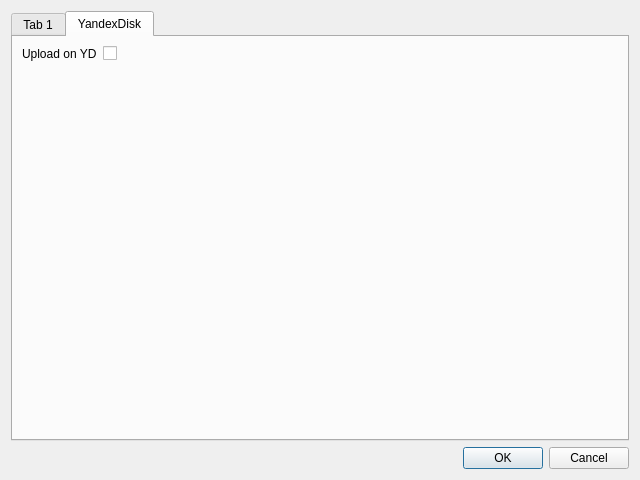
<?xml version="1.0" encoding="UTF-8"?>
<ui version="4.0">
 <class>backupTask</class>
 <widget class="QDialog" name="backupTask">
  <property name="geometry">
   <rect>
    <x>0</x>
    <y>0</y>
    <width>640</width>
    <height>480</height>
   </rect>
  </property>
  <property name="windowTitle">
   <string>Dialog</string>
  </property>
  <layout class="QVBoxLayout" name="verticalLayout">
   <item>
    <widget class="QTabWidget" name="tabWidget">
     <property name="currentIndex">
      <number>1</number>
     </property>
     <widget class="QWidget" name="tab">
      <attribute name="title">
       <string>Tab 1</string>
      </attribute>
      <layout class="QGridLayout" name="gridLayout">
       <item row="2" column="2">
        <widget class="QLineEdit" name="backupDirLineEdit"/>
       </item>
       <item row="3" column="0">
        <widget class="QLabel" name="label_3">
         <property name="text">
          <string>Time</string>
         </property>
        </widget>
       </item>
       <item row="2" column="0" colspan="2">
        <widget class="QLabel" name="label_2">
         <property name="text">
          <string>Backup directory</string>
         </property>
        </widget>
       </item>
       <item row="2" column="4">
        <widget class="QPushButton" name="backupDirButton">
         <property name="text">
          <string>Open...</string>
         </property>
        </widget>
       </item>
       <item row="4" column="0">
        <widget class="QLabel" name="label_4">
         <property name="text">
          <string>Enabled</string>
         </property>
        </widget>
       </item>
       <item row="0" column="4">
        <widget class="QPushButton" name="dirButton">
         <property name="text">
          <string>Open...</string>
         </property>
        </widget>
       </item>
       <item row="0" column="2">
        <widget class="QLineEdit" name="dirLineEdit"/>
       </item>
       <item row="4" column="2">
        <widget class="QCheckBox" name="enableTaskCB">
         <property name="enabled">
          <bool>true</bool>
         </property>
         <property name="text">
          <string/>
         </property>
        </widget>
       </item>
       <item row="0" column="0">
        <widget class="QLabel" name="label">
         <property name="text">
          <string>Directory</string>
         </property>
        </widget>
       </item>
       <item row="3" column="2">
        <widget class="QTimeEdit" name="taskTimeEdit">
         <property name="enabled">
          <bool>true</bool>
         </property>
        </widget>
       </item>
       <item row="6" column="1">
        <spacer name="verticalSpacer">
         <property name="orientation">
          <enum>Qt::Vertical</enum>
         </property>
         <property name="sizeHint" stdset="0">
          <size>
           <width>20</width>
           <height>40</height>
          </size>
         </property>
        </spacer>
       </item>
       <item row="5" column="0">
        <widget class="QLabel" name="label_5">
         <property name="text">
          <string>Shutting down</string>
         </property>
        </widget>
       </item>
       <item row="5" column="2">
        <widget class="QCheckBox" name="poweroffCheckBox">
         <property name="text">
          <string/>
         </property>
        </widget>
       </item>
      </layout>
      <zorder>dirButton</zorder>
      <zorder>label_2</zorder>
      <zorder>label</zorder>
      <zorder>backupDirButton</zorder>
      <zorder>dirLineEdit</zorder>
      <zorder>taskTimeEdit</zorder>
      <zorder>label_3</zorder>
      <zorder>label_4</zorder>
      <zorder>enableTaskCB</zorder>
      <zorder>backupDirLineEdit</zorder>
      <zorder>label_5</zorder>
      <zorder>poweroffCheckBox</zorder>
     </widget>
     <widget class="QWidget" name="YDTab">
      <attribute name="title">
       <string>YandexDisk</string>
      </attribute>
      <layout class="QFormLayout" name="formLayout">
       <item row="0" column="0">
        <widget class="QLabel" name="label_6">
         <property name="text">
          <string>Upload on YD</string>
         </property>
        </widget>
       </item>
       <item row="0" column="1">
        <widget class="QCheckBox" name="YDUpladCB">
         <property name="text">
          <string/>
         </property>
        </widget>
       </item>
      </layout>
     </widget>
    </widget>
   </item>
   <item>
    <widget class="QDialogButtonBox" name="buttonBox">
     <property name="orientation">
      <enum>Qt::Horizontal</enum>
     </property>
     <property name="standardButtons">
      <set>QDialogButtonBox::Cancel|QDialogButtonBox::Ok</set>
     </property>
     <property name="centerButtons">
      <bool>false</bool>
     </property>
    </widget>
   </item>
  </layout>
 </widget>
 <resources/>
 <connections>
  <connection>
   <sender>buttonBox</sender>
   <signal>accepted()</signal>
   <receiver>backupTask</receiver>
   <slot>accept()</slot>
   <hints>
    <hint type="sourcelabel">
     <x>248</x>
     <y>254</y>
    </hint>
    <hint type="destinationlabel">
     <x>157</x>
     <y>274</y>
    </hint>
   </hints>
  </connection>
  <connection>
   <sender>buttonBox</sender>
   <signal>rejected()</signal>
   <receiver>backupTask</receiver>
   <slot>reject()</slot>
   <hints>
    <hint type="sourcelabel">
     <x>316</x>
     <y>260</y>
    </hint>
    <hint type="destinationlabel">
     <x>286</x>
     <y>274</y>
    </hint>
   </hints>
  </connection>
 </connections>
</ui>
